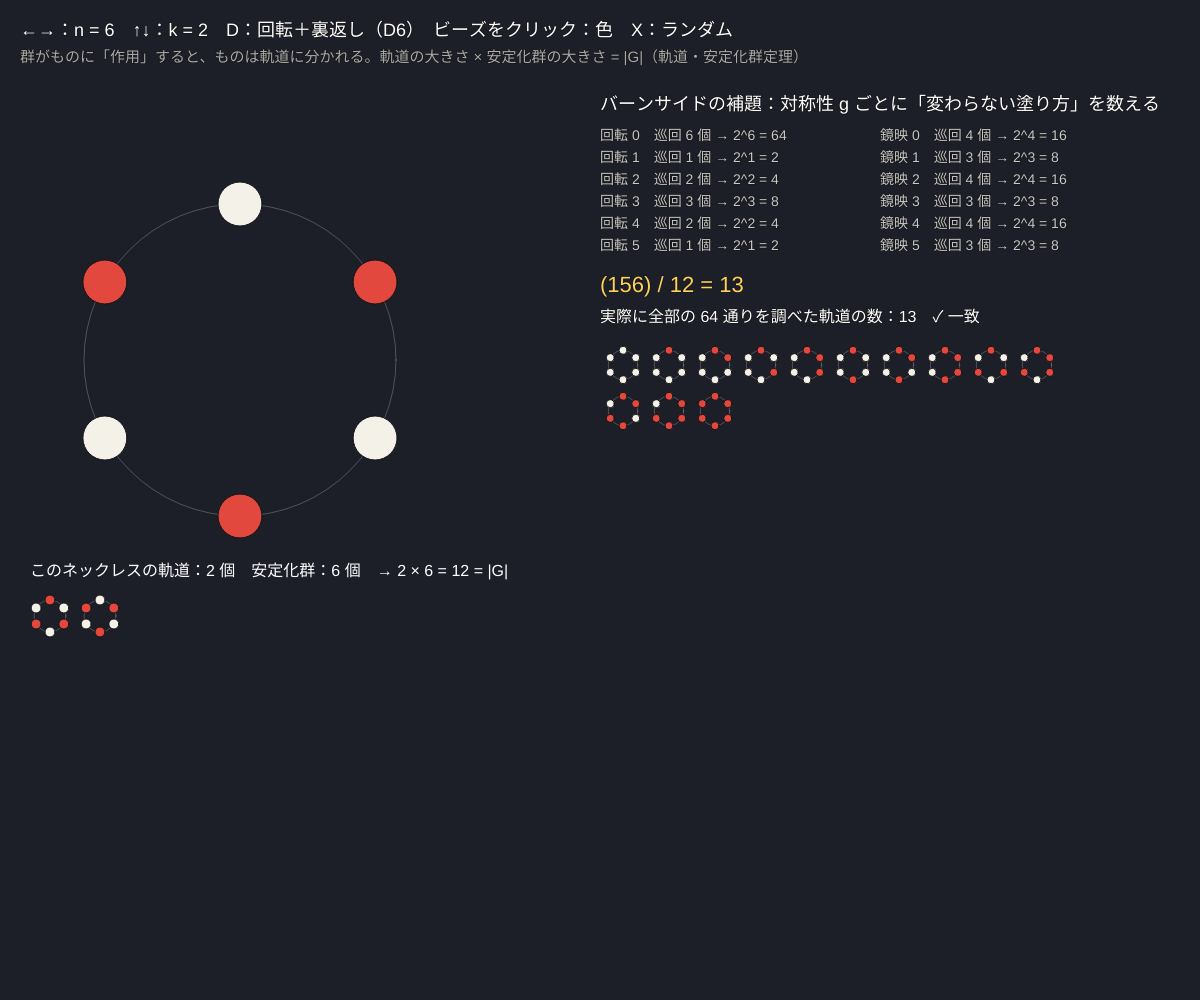
Frame 1 (no input)
Frame 60 (no input): identical to frame 1, image omitted
Frame 120 (the mouse pressed at the canvas centre since frame 60): identical to frame 1, image omitted

The p5.js sketch that drew this single still picture (run headless with seeded random() and noise() and a simulated clock; from frame 60 on, the mouse is pressed at the canvas centre):

// p5.js sketch
// ── sketch.js
// ============================================
// 07 群の作用と軌道 ─ バーンサイドの補題
// n 個のビーズに k 色を塗る。回したり裏返したりして重なるものは「同じネックレス」= 同じ軌道
//   異なるネックレスの数 = （各対称性 g で変わらない塗り方の数）の平均 = (1/|G|) Σ k^(g の巡回の数)
// ←→ = ビーズの数 n / ↑↓ = 色の数 k / D = 裏返しも同じとみなす / ビーズをクリック = 色を変える / X = ランダム
// ============================================

let n = 6, k = 2;        // ★ ビーズの数、色の数
let useFlip = true;      // 裏返しを含める（二面体群）か、回転だけ（巡回群）か
let beads = [];
let G = [];              // 群の元：ビーズの位置の置換（配列）
let reps = [], orbitCount = 0;
let repLayer;
const PAL = ['#f4f1e8', '#e2483d', '#2f6fdf', '#f0b429'];

function setup() {
  createCanvas(windowWidth, windowHeight);
  repLayer = createGraphics(floor(width * 0.42), floor(height - 400));
  rebuild();
}

function rebuild() {
  // 群：回転 j と（あれば）鏡映 j
  G = [];
  for (let j = 0; j < n; j++) G.push({ p: [...Array(n).keys()].map((i) => (i + j) % n), name: '回転 ' + j });
  if (useFlip) for (let j = 0; j < n; j++) G.push({ p: [...Array(n).keys()].map((i) => (j - i + n) % n), name: '鏡映 ' + j });
  for (let g of G) g.cyc = cycleCount(g.p);
  beads = beads.length === n ? beads.map((c) => c % k) : Array(n).fill(0).map((_, i) => i % k);
  // 全部の塗り方を調べ、軌道の代表（いちばん小さい数）だけ集める
  reps = [];
  let total = k ** n;
  for (let code = 0; code < total; code++) {
    let c = decode(code);
    let isMin = true;
    for (let g of G) { if (encode(applyG(g.p, c)) < code) { isMin = false; break; } }
    if (isMin) reps.push(c);
  }
  orbitCount = reps.length;
  drawReps();
}
function decode(code) { let c = []; for (let i = 0; i < n; i++) { c.push(code % k); code = floor(code / k); } return c; }
function encode(c) { let v = 0; for (let i = n - 1; i >= 0; i--) v = v * k + c[i]; return v; }
function applyG(p, c) { let out = Array(n); for (let i = 0; i < n; i++) out[p[i]] = c[i]; return out; }
function cycleCount(p) { let seen = [], cnt = 0; for (let i = 0; i < p.length; i++) { if (seen[i]) continue; cnt++; for (let j = i; !seen[j]; j = p[j]) seen[j] = true; } return cnt; }

// 代表のネックレスを並べた絵（パラメータが変わったときだけ描く）
function drawReps() {
  let g = repLayer;
  g.clear();
  let s = 46, cols = floor(g.width / s);
  let maxShow = cols * floor(g.height / s);
  for (let i = 0; i < min(reps.length, maxShow); i++) {
    let x = (i % cols) * s + s / 2, y = floor(i / cols) * s + s / 2;
    necklace(g, x, y, s * 0.32, reps[i], 4);
  }
  if (reps.length > maxShow) { g.noStroke(); g.fill(255); g.textSize(14); g.text('…ほか ' + (reps.length - maxShow) + ' 個', 4, g.height - 6); }
}
function necklace(g, x, y, r, c, br) {
  g.noFill(); g.stroke(255, 60); g.strokeWeight(1); g.circle(x, y, r * 2);
  for (let i = 0; i < c.length; i++) {
    let a = -HALF_PI + (i * TWO_PI) / c.length;
    g.fill(PAL[c[i]]); g.stroke(20); g.strokeWeight(1);
    g.circle(x + r * cos(a), y + r * sin(a), br * 2);
  }
}

function draw() {
  background(28, 30, 40);
  // 大きなネックレス
  let cx = width * 0.2, cy = height * 0.36, R = min(width * 0.13, height * 0.2);
  necklace(window, cx, cy, R, beads, 22);
  // その軌道（重ならないものだけ）と安定化群
  let orbit = {}, stab = 0;
  for (let g of G) { let c = applyG(g.p, beads); orbit[encode(c)] = c; if (encode(c) === encode(beads)) stab++; }
  let orb = Object.values(orbit);
  noStroke(); fill(255); textSize(16);
  text('このネックレスの軌道：' + orb.length + ' 個　安定化群：' + stab + ' 個　→ ' + orb.length + ' × ' + stab + ' = ' + G.length + ' = |G|', 30, cy + R + 60);
  for (let i = 0; i < orb.length; i++) necklace(window, 50 + (i % 12) * 50, cy + R + 100 + floor(i / 12) * 50, 16, orb[i], 5);

  // バーンサイドの表
  let px = width * 0.5, py = 110;
  fill(255); textSize(18);
  text('バーンサイドの補題：対称性 g ごとに「変わらない塗り方」を数える', px, py);
  textSize(14);
  let sum = 0;
  let rowH = min(22, (height * 0.42) / n);
  G.forEach((g, i) => {             // 左の列 = 回転、右の列 = 鏡映
    let fix = k ** g.cyc;
    sum += fix;
    fill(200);
    text(g.name + '　巡回 ' + g.cyc + ' 個 → ' + k + '^' + g.cyc + ' = ' + fix, px + (i < n ? 0 : 280), py + 30 + (i % n) * rowH);
  });
  let y = py + 40 + rowH * n;
  fill(255, 210, 90); textSize(22);
  text('(' + sum + ') / ' + G.length + ' = ' + sum / G.length, px, y + 10);
  fill(255); textSize(16);
  text('実際に全部の ' + k ** n + ' 通りを調べた軌道の数：' + orbitCount + (orbitCount === sum / G.length ? '　✓ 一致' : ''), px, y + 40);
  image(repLayer, px, y + 60);

  fill(255); textSize(18);
  text('←→：n = ' + n + '　↑↓：k = ' + k + '　D：' + (useFlip ? '回転＋裏返し（D' + n + '）' : '回転だけ（C' + n + '）') + '　ビーズをクリック：色　X：ランダム', 20, 36);
  fill(170); textSize(15);
  text('群がものに「作用」すると、ものは軌道に分かれる。軌道の大きさ × 安定化群の大きさ = |G|（軌道・安定化群定理）', 20, 62);
}

function mousePressed() {
  let cx = width * 0.2, cy = height * 0.36, R = min(width * 0.13, height * 0.2);
  for (let i = 0; i < n; i++) {
    let a = -HALF_PI + (i * TWO_PI) / n;
    if (dist(mouseX, mouseY, cx + R * cos(a), cy + R * sin(a)) < 24) beads[i] = (beads[i] + 1) % k;
  }
}

function keyPressed() {
  if (key === RIGHT_ARROW) { n = min(n + 1, 8); rebuild(); }
  if (key === LEFT_ARROW) { n = max(n - 1, 3); rebuild(); }
  if (key === UP_ARROW) { k = min(k + 1, 4); rebuild(); }
  if (key === DOWN_ARROW) { k = max(k - 1, 2); rebuild(); }
  if (key === 'd' || key === 'D') { useFlip = !useFlip; rebuild(); }
  if (key === 'x' || key === 'X') beads = beads.map(() => floor(Math.random() * k));
  return false;
}

// ---------- やってみよう ----------
// 1. n = 6, k = 2、回転だけだと 14 個、裏返しも入れると 13 個。どのネックレスが「裏返して初めて同じ」になる？
// 2. 全部同じ色のネックレスの軌道は 1 個、安定化群は |G| 個。軌道 × 安定化群 = |G| を確かめよう
// 3. 回転 j の巡回の数は gcd(j, n)。表で確かめよう
// 4. 立方体の面を k 色で塗る数も同じ方法で数えられる（立方体の回転群は 24 個）。式をつくってみよう
